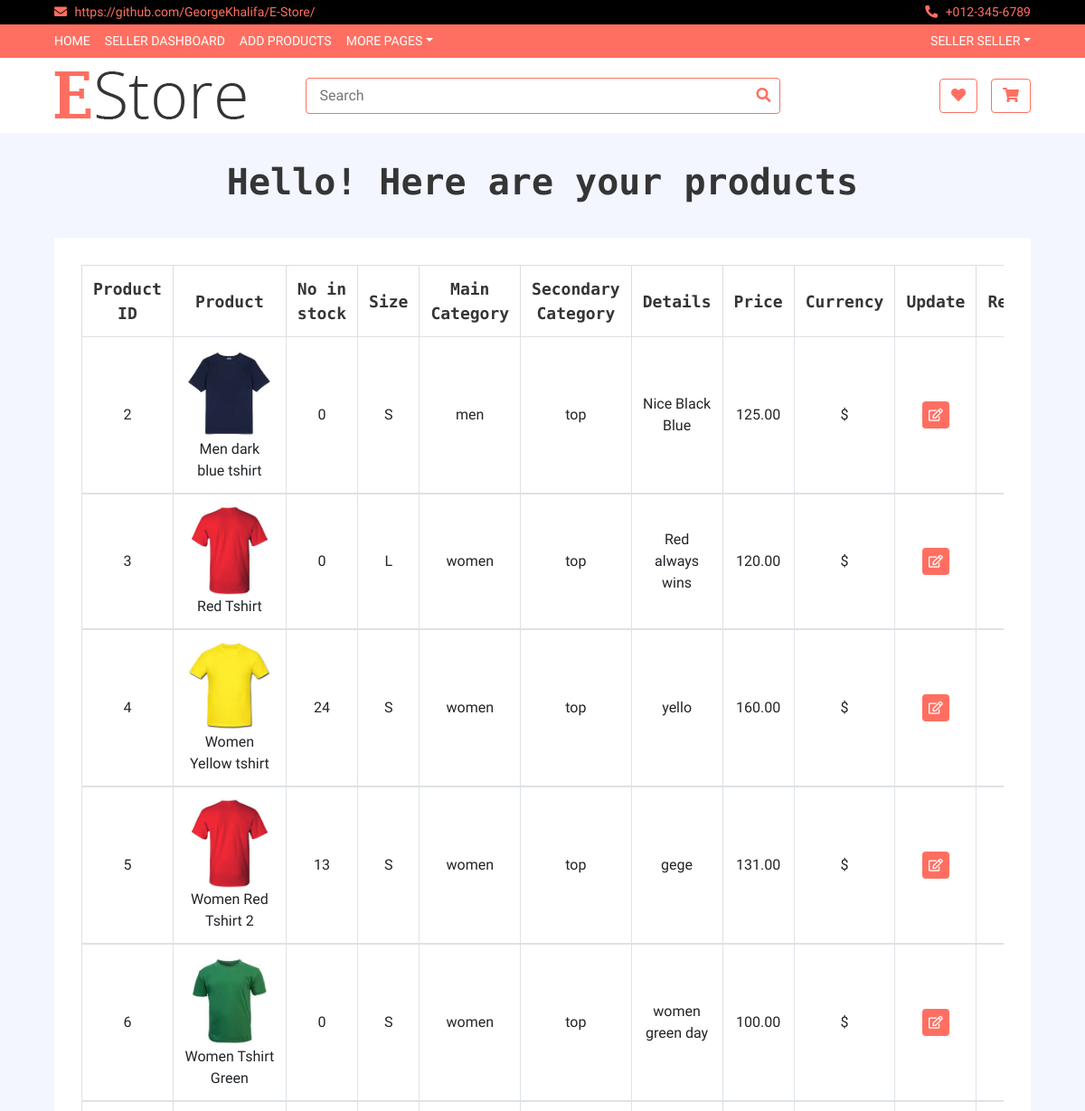
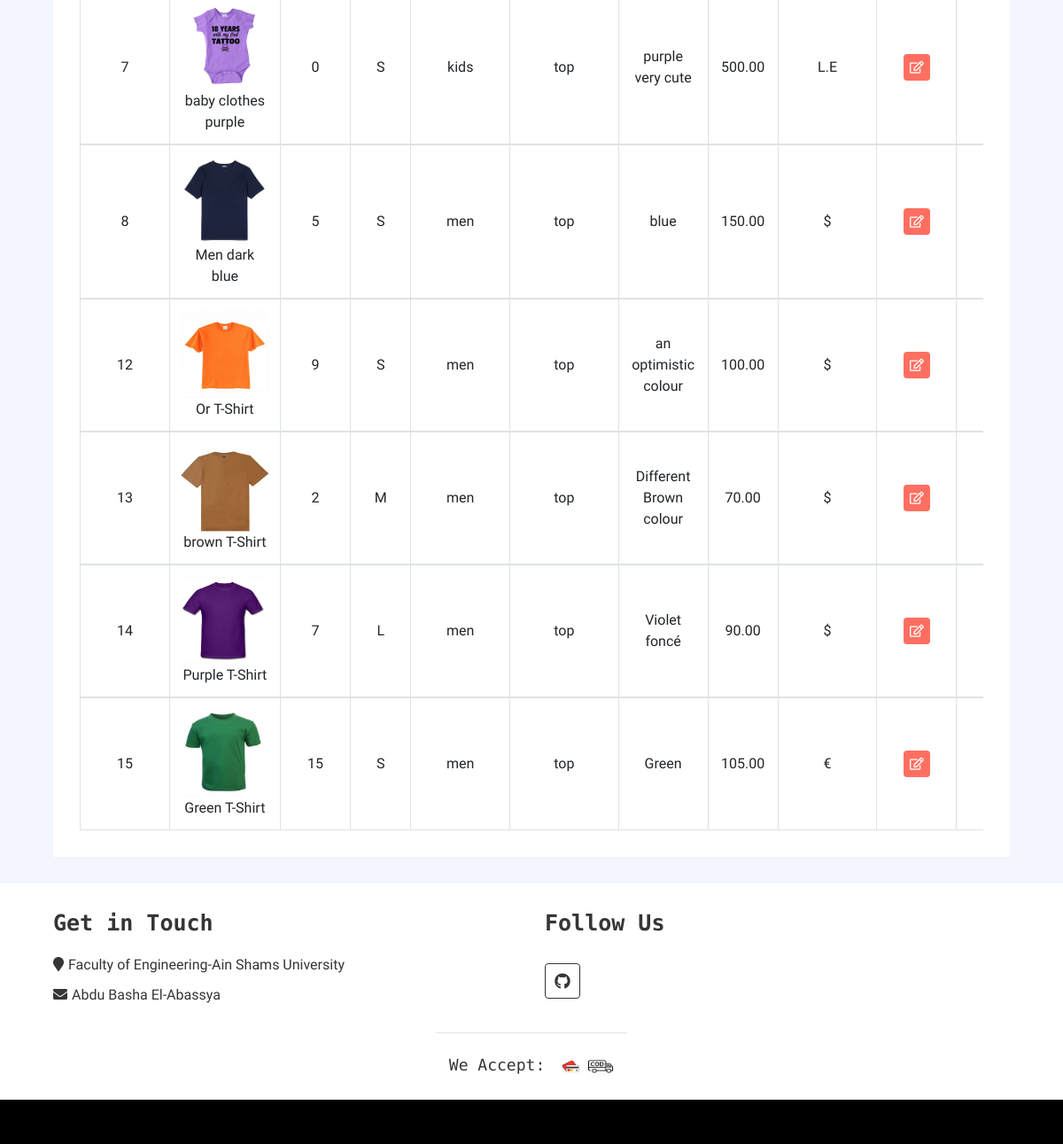
Screenshot of /App1/product_status/ (signed in) with the database file from the repository (2 pictures, top to bottom).
### App1/models.py (models this page shows, shortened)
class Product(models.Model):
    id = models.AutoField(primary_key=True)
    seller = models.ForeignKey(to = User,on_delete = models.CASCADE)
    name=models.CharField(max_length=20,default='')
    in_stock = models.PositiveIntegerField()
    currency =  models.CharField(default='$',choices=currency_choices,max_length=20)
    size = models.CharField(default='S',choices=size_choices,max_length=20)
    price = models.DecimalField(max_length = 13, decimal_places = 2, max_digits = 10) #product_price
    picture = models.ImageField(upload_to = 'product_picture/', default = 'null.png')
    main_category= models.CharField(default='Men',choices=main_category_choices,max_length=20)
    secondary_category=  models.CharField(default='Top',choices=secondary_choices,max_length=20)
    details=models.CharField(default='',max_length=1999)
    views = models.ManyToManyField(User,related_name='view',default=None,blank=True)
    favourites =models.ManyToManyField(User,related_name='favourite',default=None,blank=True)

### App1/views.py (the view)
@login_required
def product_status(request):
    result = C.product_status_c(request)
    return result

### App1/context_processors.py (called while the page is built)
def add_variable_to_context(request):
    if(request.user.is_authenticated and not request.user.is_superuser):
        actual_user = UserInfo.objects.filter(user = request.user)[0]
        firstname = request.user.first_name
        lastname = request.user.last_name
        if actual_user.BuyerOrSeller == 'seller':
            sellerflag = True
        else:
            sellerflag = False
    else:
        sellerflag = False
        firstname = ""
        lastname = ""
    return {
        'sellerflag': sellerflag, 'firstname': firstname, 'lastname': lastname
    }

### App1/views.py (called while the page is built)
    def product_status_c(self, request):
        Products=Product.objects.filter(seller=request.user)
        return render(request,'App1/product_status.html',{'editupdate':Products})

### templates/App1/product_status.html (shortened to what this page needs)
{% extends 'App1/base.html'%}
{% block body_block %}
    <h1 style="text-align:center">Hello! Here are your products</h1>
    <div class="wishlist-page">
            <div class="container-fluid">
                <div class="wishlist-page-inner">
                    <div class="row">
                        <div class="col-md-12">
                            <div class="table-responsive">
                                <table class="table table-bordered">
                                    <thead class="thead-dark">
                                        <tr>
                                            <th>Product ID</th>
                                            <th>Product</th>
                                            <th>No in stock</th>
                                            <th>Size</th>
                                            <th>Main Category</th>
                                            <th>Secondary Category</th>
                                            <th>Details</th>
                                            <th>Price</th>
                                            <th>Currency</th>
                                            <th>Update</th>
                                            <th>Remove</th>
                                        </tr>
                                    </thead>
                                    <tbody class="align-middle">
                                      {%for item in editupdate%}
                                      <tr>
                                      <td>{{item.id}}</td>
                                      <td><img src="{{item.picture.url}}" alt="Product Image" height=100px width=100px>{{item.name}}</td>
                                      <td>{{item.in_stock}}</td>
                                      <td>{{item.size}}</td>
                                      <td>{{item.main_category}}</td>
                                      <td>{{item.secondary_category}}</td>
                                      <td>{{item.details}}</td>
                                      <td>{{item.price}}</td>
                                      <td>{{item.currency}}</td>
                                      <td>
                                       <a href="{%url 'App1:edit_product' item.id %}"><button><i class="far fa-edit"></i></button></a>
                                      </td>
                                       <td><a href="{% url 'App1:remove_product' item.id%}"><button></button></a></td>
                                      </tr>
                                      </tbody>
                                     {% endfor %}
                                </table>
                            </div>
                        </div>
                    </div>
                </div>
            </div>
        </div>
{% endblock %}

### templates/App1/base.html (shortened to what this page needs)
<!DOCTYPE html>
{% load static %}
<html lang="en" dir="ltr">
  <head>
    <link rel="stylesheet" href="https://cdn.jsdelivr.net/npm/bootstrap@4.5.3/dist/css/bootstrap.min.css">
    <link rel="stylesheet" href="https://use.fontawesome.com/releases/v5.3.1/css/all.css">
            <link rel="stylesheet" href="http://netdna.bootstrapcdn.com/font-awesome/4.2.0/css/font-awesome.min.css">
            <link href="https://stackpath.bootstrapcdn.com/bootstrap/4.4.1/css/bootstrap.min.css" rel="stylesheet">
            <link href="https://cdnjs.cloudflare.com/ajax/libs/font-awesome/5.10.0/css/all.min.css" rel="stylesheet">
            <link href="{% static 'lib/slick/slick.css' %}" rel="stylesheet">
            <link href="{% static 'lib/slick/slick-theme.css' %}" rel="stylesheet">
            <link href="{% static 'css/style.css' %}" rel="stylesheet">
            <link href="{% static 'css/star-rating.css' %}" rel="stylesheet">
  </head>
  <body>
        <div class="top-bar">
            <div class="container-fluid">
                <div class="row">
                    <div class="col-sm-6">
                        <i class="fa fa-envelope"></i>
                        <a href="https://github.com/GeorgeKhalifa/E-Store/"> https://github.com/GeorgeKhalifa/E-Store/</a>
                    </div>
                    <div class="col-sm-6">
                        <i class="fa fa-phone-alt"></i>
                        +012-345-6789
                    </div>
                </div>
            </div>
        </div>
        <div class="nav">
            <div class="container-fluid">
                <nav class="navbar navbar-expand-md bg-dark navbar-dark">
                    <div class="collapse navbar-collapse justify-content-between" id="navbarCollapse">
                        <div class="navbar-nav mr-auto">
                            <a href="{% url 'index' %}" class="nav-item nav-link">Home</a>
                            {% if user.is_authenticated and sellerflag %}
                            <a href="{% url 'App1:product_status'%}" class="nav-item nav-link">Seller Dashboard</a>
                            <a href="{% url 'App1:add_product'%}" class="nav-item nav-link">Add Products</a>
                            {% endif %}
                            <div class="nav-item dropdown">
                                <a href="#" class="nav-link dropdown-toggle" data-toggle="dropdown">More Pages</a>
                            </div>
                        </div>
                        <div class="navbar-nav ml-auto">
                            <div class="nav-item dropdown">
                                  {% if user.is_authenticated %}
                                <a href="#" class="nav-link dropdown-toggle" data-toggle="dropdown">{{firstname}} {{lastname}}</a>
                                {% else %}
                                  <a href="#" class="nav-link dropdown-toggle" data-toggle="dropdown">User Account</a>
                                {% endif %}
                            </div>
                        </div>
                    </div>
                </nav>
            </div>
        </div>
        <div class="bottom-bar">
            <div class="container-fluid">
                <div class="row align-items-center">
                    <div class="col-md-3">
                        <div class="logo">
                            <a href="{%url 'index'%}">
                                <img src= {% static 'img/logo.png' %} alt="Logo">
                            </a>
                        </div>
                    </div>
                    <div class="col-md-6">
                       <form action="{%url 'index'%}">
                        <div class="search">
                            <input type="text" placeholder="Search" name="search">
                            <button><i class="fa fa-search"></i></button>
                        </div>
                        </form>
                    </div>
                    <div class="col-md-3">
                        <div class="user">
                             {% if  request.user.is_authenticated and not sellerflag %}
                            <a href="{% url 'App1:favourite_list'%}" class="btn wishlist">
                                <i class="fa fa-heart"></i>
                                <span></span>
                            </a>
                            <a href="{% url 'App1:cart'%}" class="btn cart">
                                <i class="fa fa-shopping-cart"></i>
                                <span>({{total_number}})</span>
                            </a>
                            {% else %}
                             <a href="{% url 'App1:register'%}" class="btn wishlist">
                                <i class="fa fa-heart"></i>
                            </a>
                            <a href="{% url 'App1:register'%}" class="btn cart">
                                <i class="fa fa-shopping-cart"></i>
                            </a>
                            {% endif %}
                        </div>
                    </div>
                </div>
            </div>
        </div>
      {% block body_block %}
      {% endblock %}
 <div class="footer">
            <div class="container-fluid">
                <div class="row">
                    <div class="col-lg-6 col-md-6">
                        <div class="footer-widget">
                            <h2>Get in Touch</h2>
                            <div class="contact-info">
                                <p><i class="fa fa-map-marker"></i>Faculty of Engineering-Ain Shams University</p>
                                <p><i class="fa fa-envelope"></i>Abdu Basha El-Abassya</p>
                            </div>
                        </div>
                    </div>
                    <div class="col-lg-6 col-md-6">
                        <div class="footer-widget">
                            <h2>Follow Us</h2>
                            <div class="contact-info">
                                <div class="social">
                                    <a href="https://github.com/GeorgeKhalifa/E-Store/"><i class="fab fa-github"></i></a>
                                </div>
                            </div>
                        </div>
                    </div>
                <div class="row payment align-items-center">
                    <div class="col-md-12">
                        <div class="payment-method">
                            <h2 style="text-align:center">We Accept:</h2>
                            <img src={% static 'img/creditcard.png' %} alt="Payment Method" height=30px width=30px />
                            <img src={% static 'img/cod.png' %} alt="Payment Method" height=30px width=30px />
                        </div>
                    </div>
                        </div>
                    </div>
                </div>
            </div>
        <div class="footer-bottom">
        </div>
  </body>
</html>

### static/css/style.css (style rules this page uses)
body { color: #353535; font-family: 'Open Sans', sans-serif; font-weight: 400; background: #f3f6ff; }
a { color: #FF6F61; }
h1 { font-family: 'Source Code Pro', monospace; font-weight: 900; }
h2 { font-family: 'Source Code Pro', monospace; font-weight: 700; }
@media (min-width: 992px) { .container-fluid { padding-right: 60px; padding-left: 60px; } }
.btn { color: #FF6F61; background: #ffffff; border: 1px solid #FF6F61; }
.top-bar { padding: 3px 0; font-size: 14px; color: #FF6F61; background: #000000; }
.top-bar i { margin-right: 5px; }
.top-bar .col-sm-6:first-child { text-align: left; }
.top-bar .col-sm-6:last-child { text-align: right; }
.nav { position: relative; }
@media (min-width: 992px) { .nav .container-fluid { padding-left: 52px; padding-right: 52px; } }
.nav .navbar { height: 100%; padding: 0; }
@media (min-width: 768px) { .nav, .nav .navbar { background: #FF6F61 !important; } }
@media (min-width: 768px) { .nav .navbar-dark a.nav-link { color: #ffffff; font-size: 14px; text-transform: uppercase; } }
.bottom-bar { padding: 15px 0; background: #ffffff; margin-bottom: 30px; }
.bottom-bar .logo { text-align: left; overflow: hidden; }
.bottom-bar .logo a img { max-height: 60px; }
.bottom-bar .search { width: 100%; }
.bottom-bar .search input[type=text] { width: 100%; height: 40px; padding: 0 15px; color: #666666; border: 1px solid #FF6F61; border-radius: 4px; }
.bottom-bar .search button { position: absolute; width: 40px; height: 38px; top: 1px; right: 16px; padding: 0 15px; border: none; background: none; color: #FF6F61; border-radius: 0 2px 2px 0; }
.bottom-bar .user { font-size: 0; text-align: right; }
.bottom-bar .user .wishlist { margin-right: 15px; }
.bottom-bar .user .cart i, .bottom-bar .user .wishlist i { color: #FF6F61; }
@media (min-width: 768px) { .bottom-bar { max-height: 90px; } }
.wishlist-page { position: relative; padding: 30px 0; }
.wishlist-page .wishlist-page-inner { padding: 30px; background: #ffffff; }
.wishlist-page .table { width: 100%; text-align: center; margin-bottom: 0; }
.wishlist-page .table .thead-dark th { font-family: 'Source Code Pro', monospace; font-size: 18px; font-weight: 700; color: #353535; text-align: center; background: transparent; border-color: #dddddd; border-bottom: none; vertical-align: middle; }
.wishlist-page .table td { font-size: 16px; vertical-align: middle; }
.wishlist-page .table button { width: 30px; height: 30px; font-size: 14px; text-align: center; color: #ffffff; background: #FF6F61; border: none; border-radius: 4px; }
.footer { position: relative; padding: 30px 0 0 0; background: #ffffff; }
.footer .footer-widget { position: relative; width: 100%; margin-bottom: 30px; }
.footer .footer-widget h2 { font-size: 25px; white-space: nowrap; margin-bottom: 20px; }
.footer .contact-info p { margin-bottom: 10px; font-size: 16px; }
.footer .contact-info p i { margin-right: 5px; }
.footer .social { position: relative; width: 100%; }
.footer .social a { display: inline-block; margin: 10px 5px 0 0; width: 40px; height: 40px; padding: 6px 0; text-align: center; font-size: 18px; color: #353535; border: 1px solid #353535; border-radius: 4px; transition: all .3s; }
.footer .payment { padding-top: 25px; padding-bottom: 25px; border-top: 1px solid rgba(0, 0, 0, .1); }
@media (min-width: 992px) { .footer .payment { max-width: 80%; margin: 0 auto; } }
.footer .payment-method, .footer .payment-security { overflow: hidden; }
.footer .payment-method { text-align: left; }
.footer .payment-method h2, .footer .payment-security h2 { display: inline-block; margin: 0 10px 0 0; font-size: 18px; font-weight: 400; line-height: 22px; }
.footer .payment-method img, .footer .payment-security img { height: 25px; }
.footer-bottom { position: relative; padding: 25px 0; background: #000000; }

### rows the page displays
Product: id "2", picture (picture), name "Men dark blue tshirt", in_stock "0", size "S", main_category "men", secondary_category "top", details "Nice Black Blue", price "125.00", currency "$"
Product: id "3", picture (picture), name "Red Tshirt", in_stock "0", size "L", main_category "women", secondary_category "top", details "Red always wins", price "120.00", currency "$"
Product: id "4", picture (picture), name "Women Yellow tshirt", in_stock "24", size "S", main_category "women", secondary_category "top", details "yello", price "160.00", currency "$"
Product: id "5", picture (picture), name "Women Red Tshirt 2", in_stock "13", size "S", main_category "women", secondary_category "top", details "gege", price "131.00", currency "$"
Product: id "6", picture (picture), name "Women Tshirt Green", in_stock "0", size "S", main_category "women", secondary_category "top", details "women green day", price "100.00", currency "$"
Product: id "7", picture (picture), name "baby clothes purple", in_stock "0", size "S", main_category "kids", secondary_category "top", details "purple very cute", price "500.00", currency "L.E"
Product: id "8", picture (picture), name "Men dark blue", in_stock "5", size "S", main_category "men", secondary_category "top", details "blue", price "150.00", currency "$"
Product: id "12", picture (picture), name "Or T-Shirt", in_stock "9", size "S", main_category "men", secondary_category "top", details "an optimistic colour", price "100.00", currency "$"
Product: id "13", picture (picture), name "brown T-Shirt", in_stock "2", size "M", main_category "men", secondary_category "top", details "Different Brown colour", price "70.00", currency "$"
Product: id "14", picture (picture), name "Purple T-Shirt", in_stock "7", size "L", main_category "men", secondary_category "top", details "Violet foncé", price "90.00", currency "$"
Product: id "15", picture (picture), name "Green T-Shirt", in_stock "15", size "S", main_category "men", secondary_category "top", details "Green", price "105.00", currency "€"

### other values shown
{{ firstname }} "SELLER"
{{ lastname }} "SELLER"
